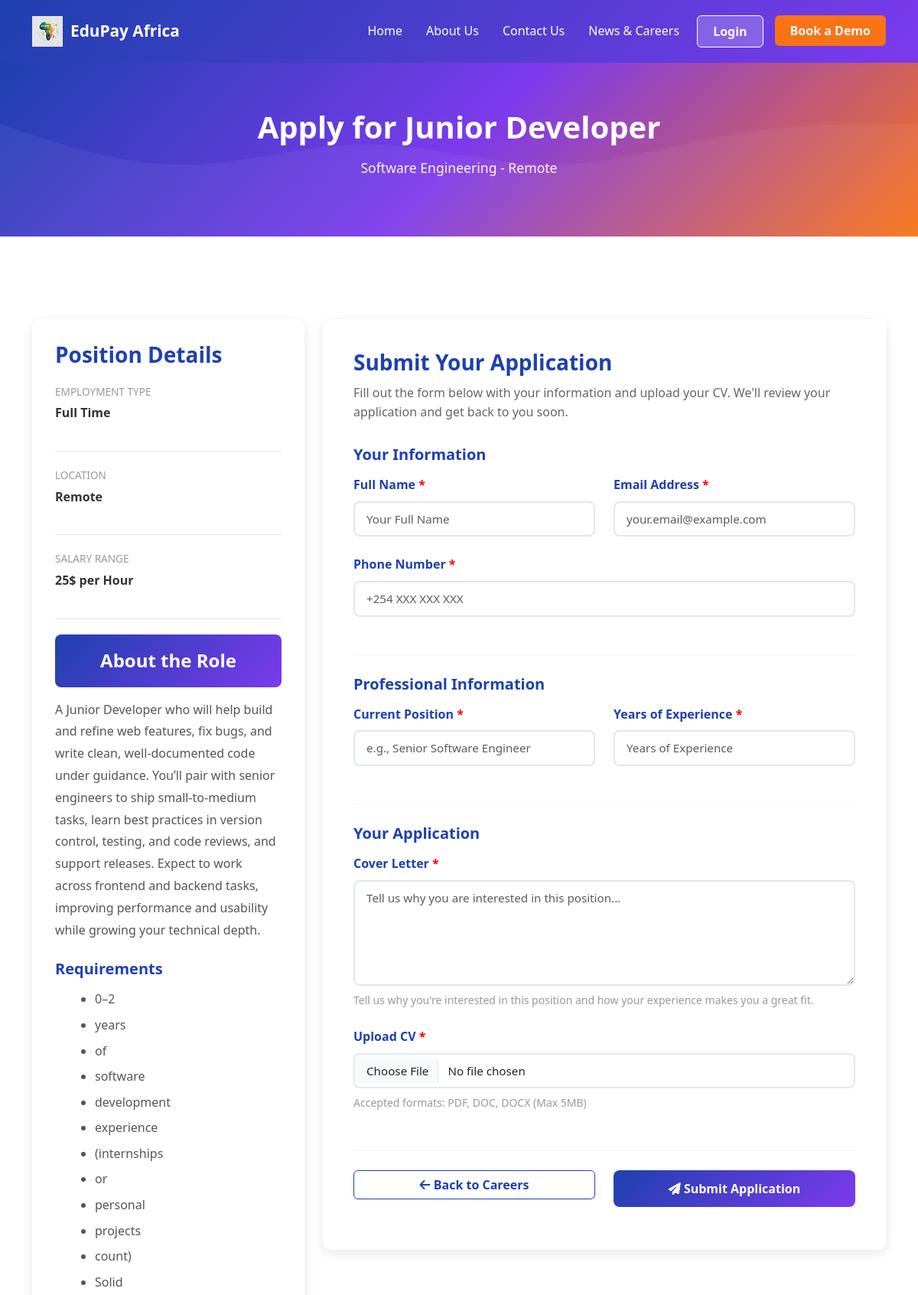
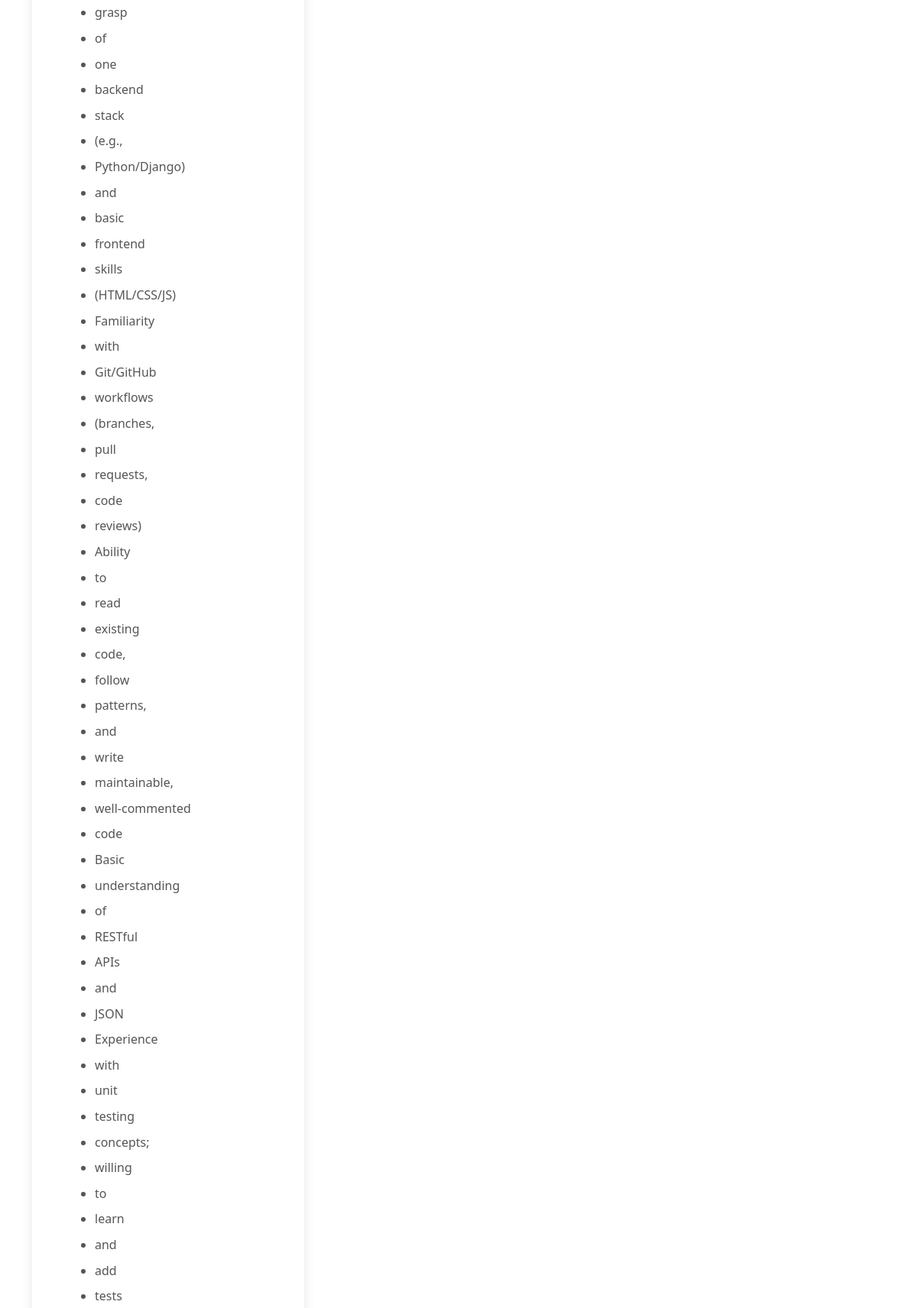
Screenshot of /apply/1/ (upper part) with the database file from the repository (2 pictures, top to bottom).
### core/models.py (models this page shows, shortened)
class JobPosition(models.Model):
    title = models.CharField(max_length=255)
    department = models.CharField(max_length=255)
    description = models.TextField()
    requirements = models.TextField(help_text="Enter requirements separated by new lines")
    location = models.CharField(max_length=255)
    employment_type = models.CharField(max_length=100, choices=[
        ('full_time', 'Full Time'),
        ('part_time', 'Part Time'),
        ('contract', 'Contract'),
        ('internship', 'Internship'),
    ])
    salary_range = models.CharField(max_length=255, blank=True)
    is_open = models.BooleanField(default=True)
    created_date = models.DateTimeField(auto_now_add=True)
    updated_date = models.DateTimeField(auto_now=True)
    class Meta:
        verbose_name = "Job Position"
        verbose_name_plural = "Job Positions"
        ordering = ['-created_date']

### core/views.py (the view)
# urls.py: path('apply/<int:job_id>/', core_views.apply_job, name='apply_job'),
@require_http_methods(["GET", "POST"])
def apply_job(request, job_id):
    job_position = get_object_or_404(JobPosition, id=job_id, is_open=True)
    if request.method == 'POST':
        form = JobApplicationForm(request.POST, request.FILES)
        if form.is_valid():
            application = form.save(commit=False)
            application.job_position = job_position
            application.save()
            messages.success(request, 'Your application has been submitted successfully! We will review it and get back to you soon.')
            return redirect('news')
        else:
            messages.error(request, 'Please check your form and try again.')
    else:
        form = JobApplicationForm()
    context = {
        'job_position': job_position,
        'form': form,
    }
    return render(request, 'core/apply_job.html', context)

### EduPayAfrica/context_processors.py (called while the page is built)
def firebase_config(request):
    return {
        'firebase_config': mark_safe(json.dumps(settings.FIREBASE_CONFIG))
    }

### templates/core/apply_job.html (shortened to what this page needs)
{% extends 'base.html' %}
{% block content %}
<div class="page-header">
    <div class="container-lg">
        <h1>Apply for {{ job_position.title }}</h1>
        <p>{{ job_position.department }} - {{ job_position.location }}</p>
    </div>
</div>
<div class="container-lg py-5">
    <div class="row">
        <div class="col-lg-4 mb-5 mb-lg-0">
            <div style="background: white; padding: 30px; border-radius: 10px; box-shadow: 0 4px 15px rgba(0,0,0,0.1); position: sticky; top: 20px;">
                <h3 style="color: var(--primary-color); font-weight: 700; margin-bottom: 20px;">Position Details</h3>
                <div style="margin-bottom: 20px; padding-bottom: 20px; border-bottom: 1px solid #e2e8f0;">
                    <p style="color: #999; font-size: 0.85rem; margin-bottom: 5px;">EMPLOYMENT TYPE</p>
                    <p style="font-weight: 600;">{{ job_position.get_employment_type_display }}</p>
                </div>
                <div style="margin-bottom: 20px; padding-bottom: 20px; border-bottom: 1px solid #e2e8f0;">
                    <p style="color: #999; font-size: 0.85rem; margin-bottom: 5px;">LOCATION</p>
                    <p style="font-weight: 600;">{{ job_position.location }}</p>
                </div>
                {% if job_position.salary_range %}
                <div style="margin-bottom: 20px; padding-bottom: 20px; border-bottom: 1px solid #e2e8f0;">
                    <p style="color: #999; font-size: 0.85rem; margin-bottom: 5px;">SALARY RANGE</p>
                    <p style="font-weight: 600;">{{ job_position.salary_range }}</p>
                </div>
                {% endif %}
                <div style="background: linear-gradient(135deg, var(--primary-color) 0%, var(--secondary-color) 100%); color: white; padding: 20px; border-radius: 8px; text-align: center;">
                    <h4 style="margin: 0; font-weight: 700;">About the Role</h4>
                </div>
                <p style="margin-top: 15px; line-height: 1.8; color: #555;">{{ job_position.description }}</p>
                <h5 style="color: var(--primary-color); font-weight: 700; margin-top: 25px; margin-bottom: 15px;">Requirements</h5>
                <ul style="margin-left: 20px;">
                    {% for req in job_position.requirements.split %}
                        {% if req %}
                        <li style="margin-bottom: 8px; color: #555;">{{ req }}</li>
                        {% endif %}
                    {% endfor %}
                </ul>
            </div>
        </div>
        <div class="col-lg-8">
            <div style="background: white; padding: 40px; border-radius: 10px; box-shadow: 0 4px 15px rgba(0,0,0,0.1);">
                <h3 style="color: var(--primary-color); font-weight: 700; margin-bottom: 10px;">Submit Your Application</h3>
                <p style="color: #666; margin-bottom: 30px;">Fill out the form below with your information and upload your CV. We'll review your application and get back to you soon.</p>
                <form method="post" enctype="multipart/form-data" novalidate>
                    <div style="border-bottom: 2px solid var(--light-bg); padding-bottom: 25px; margin-bottom: 25px;">
                        <h5 style="color: var(--primary-color); font-weight: 700; margin-bottom: 15px;">Your Information</h5>
                        <div class="row">
                            <div class="col-md-6 mb-4">
                                <div class="form-group">
                                    <label for="full_name">Full Name <span style="color: red;">*</span></label>
                                    {{ form.full_name }}
                                </div>
                            </div>
                            <div class="col-md-6 mb-4">
                                <div class="form-group">
                                    <label for="email">Email Address <span style="color: red;">*</span></label>
                                    {{ form.email }}
                                </div>
                            </div>
                        </div>
                        <div class="mb-4">
                            <div class="form-group">
                                <label for="phone">Phone Number <span style="color: red;">*</span></label>
                                {{ form.phone }}
                            </div>
                        </div>
                    </div>
                    <div style="border-bottom: 2px solid var(--light-bg); padding-bottom: 25px; margin-bottom: 25px;">
                        <h5 style="color: var(--primary-color); font-weight: 700; margin-bottom: 15px;">Professional Information</h5>
                        <div class="row">
                            <div class="col-md-6 mb-4">
                                <div class="form-group">
                                    <label for="current_position">Current Position <span style="color: red;">*</span></label>
                                    {{ form.current_position }}
                                </div>
                            </div>
                            <div class="col-md-6 mb-4">
                                <div class="form-group">
                                    <label for="experience_years">Years of Experience <span style="color: red;">*</span></label>
                                    {{ form.experience_years }}
                                </div>
                            </div>
                        </div>
                    </div>
                    <div style="border-bottom: 2px solid var(--light-bg); padding-bottom: 25px; margin-bottom: 25px;">
                        <h5 style="color: var(--primary-color); font-weight: 700; margin-bottom: 15px;">Your Application</h5>
                        <div class="mb-4">
                            <div class="form-group">
                                <label for="cover_letter">Cover Letter <span style="color: red;">*</span></label>
                                {{ form.cover_letter }}
                                <small style="color: #999; display: block; margin-top: 8px;">Tell us why you're interested in this position and how your experience makes you a great fit.</small>
                            </div>
                        </div>
                        <div class="mb-4">
                            <div class="form-group">
                                <label for="cv_file">Upload CV <span style="color: red;">*</span></label>
                                {{ form.cv_file }}
                                <small style="color: #999; display: block; margin-top: 8px;">Accepted formats: PDF, DOC, DOCX (Max 5MB)</small>
                            </div>
                        </div>
                    </div>
                    <div class="row">
                        <div class="col-md-6 mb-3">
                            <a href="{% url 'news' %}" class="btn btn-outline-primary w-100" style="border-color: var(--primary-color); color: var(--primary-color); font-weight: 600;">
                                <i class="fas fa-arrow-left"></i> Back to Careers
                            </a>
                        </div>
                        <div class="col-md-6 mb-3">
                            <button type="submit" class="btn btn-primary-custom w-100">
                                <i class="fas fa-paper-plane"></i> Submit Application
                            </button>
                        </div>
                    </div>
                </form>
            </div>
        </div>
    </div>
</div>
{% endblock %}

### templates/base.html (style rules this page uses)
:root { --primary-color: #1e40af; --secondary-color: #7c3aed; --accent-color: #f97316; --dark-bg: #0f172a; --light-bg: #f8fafc; }
* { margin: 0; padding: 0; box-sizing: border-box; }
body { font-family: 'Segoe UI', Tahoma, Geneva, Verdana, sans-serif; line-height: 1.6; color: #333; }
.form-group label { font-weight: 600; color: var(--primary-color); margin-bottom: 8px; }
.form-control, .form-select { border: 2px solid #e2e8f0; border-radius: 8px; padding: 10px 15px; font-size: 0.95rem; transition: all 0.3s ease; }
.btn-primary-custom { background: linear-gradient(135deg, var(--primary-color) 0%, var(--secondary-color) 100%); border: none; color: white; font-weight: 600; padding: 12px 40px; border-radius: 8px; transition: all 0.3s ease; cursor: pointer; }
.page-header { background: linear-gradient(135deg, var(--primary-color) 0%, var(--secondary-color) 50%, var(--accent-color) 100%); color: white; padding: 60px 0; text-align: center; margin-bottom: 60px; position: relative; overflow: hidden; }
.page-header::before { content: ''; position: absolute; top: 0; left: 0; right: 0; bottom: 0; background-repeat: no-repeat; background-size: cover; pointer-events: none; }
.page-header h1 { font-size: 2.5rem; margin-bottom: 15px; font-weight: 700; position: relative; z-index: 1; }
.page-header p { font-size: 1.1rem; opacity: 0.95; position: relative; z-index: 1; }

### rows the page displays
JobPosition: title "Junior Developer", department "Software Engineering", location "Remote", employment_type "Full Time", salary_range "25$ per Hour", description "A Junior Developer who will help build and refine web features, fix bugs, and write clean, well-documented code under guidance. You’ll pair with senior engineers to ship small-to-medium tasks, learn best practices in version control, testing, and code reviews, and support releases. Expect to work across frontend and backend tasks, improving performance and usability while growing your technical depth."

### other values shown
{{ req }} "0–2" "years" "of" "software" "development" "experience" "(internships" "or" "personal" "projects" "count)" "Solid" "grasp" "of" "one" "backend" "stack" "(e.g.," "Python/Django)" "and" "basic" "frontend" "skills" "(HTML/CSS/JS)" "Familiarity" "with" "Git/GitHub" "workflows" "(branches," "pull" "requests," "code" "reviews)" "Ability" "to" "read" "existing" "code," "follow" "patterns," "and" "write" "maintainable," "well-commented" "code" "Basic" "understanding" "of" "RESTful" "APIs" "and" "JSON" "Experience" "with" "unit" "testing" "concepts;" "willing" "to" "learn" "and" "add" "tests"
